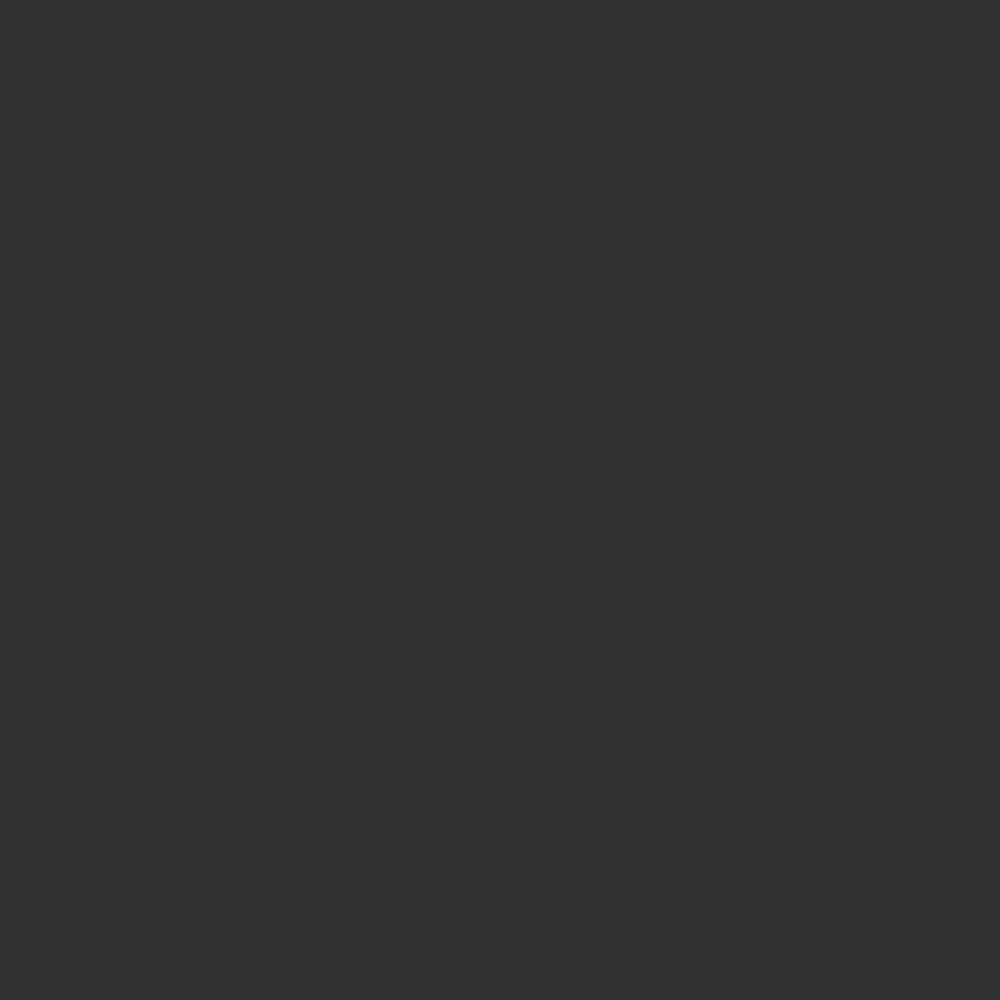
Frame 1 (no input)
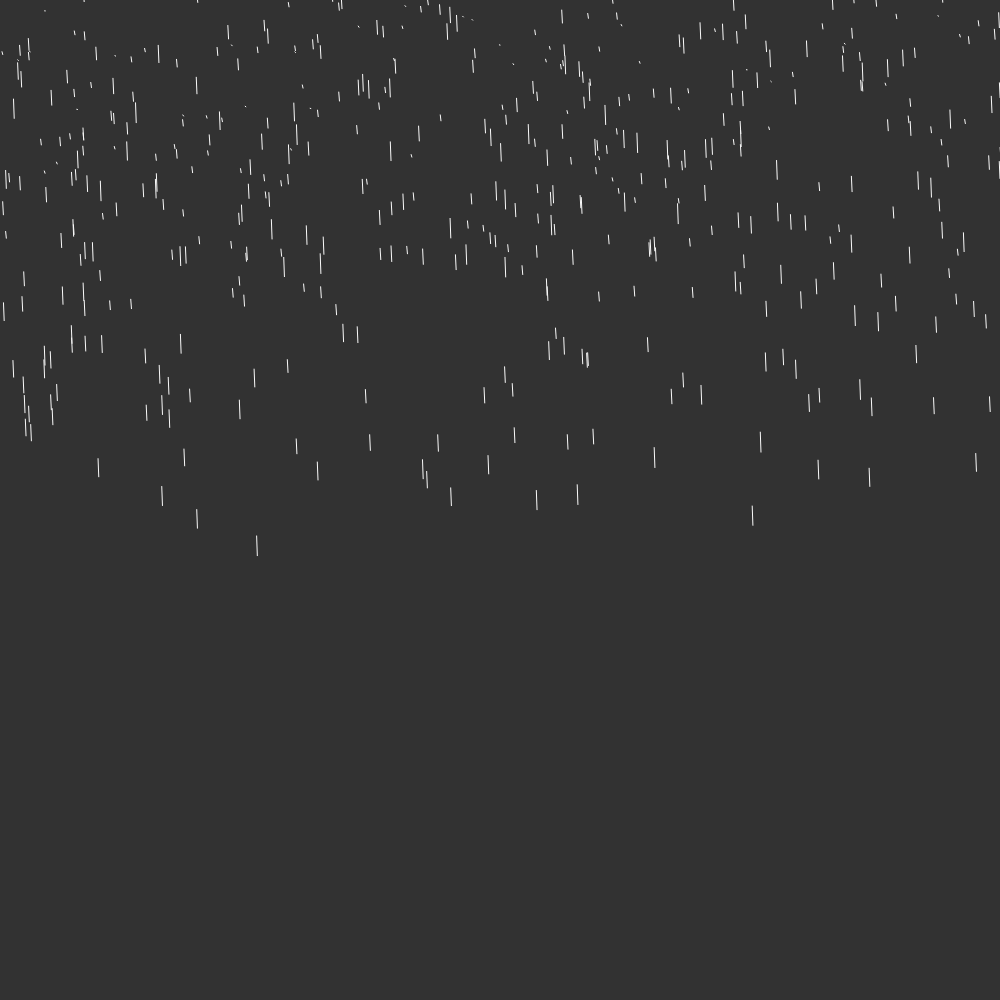
Frame 60 (no input)
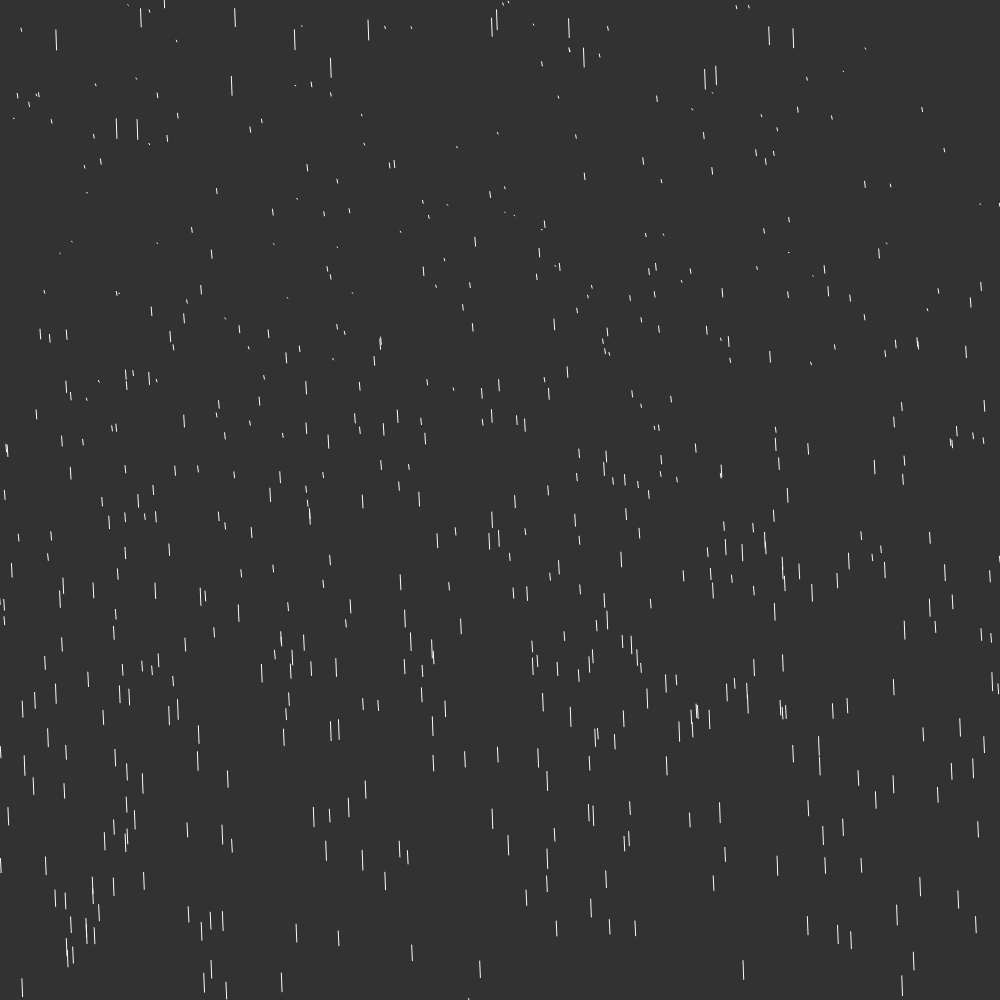
Frame 120 (the mouse pressed at the canvas centre since frame 60)

The p5.js sketch that drew these frames (run headless with seeded random() and noise() and a simulated clock; from frame 60 on, the mouse is pressed at the canvas centre):

// p5.js sketch
// ── sketch.js
let width = 1000;
let height = 1000;
let drops = [];

function setup(){
createCanvas(width, height);
    for(var i = 0; i < 800; i++){
        drops.push(new Drop(random(-300, width)));
    }
}

function draw(){
background(50);
drops.forEach(drop => {
    drop.update();
    drop.show();
});

}
// ── drop.js

class Drop{
    constructor(_x){
        this.x = _x;
        this.y = random(-500, -50);
        this.z = random(0,20);
        this.length = map(this.z, 0, 20, 0, 20);
        this.speedY = map(this.z, 0, 20, 3, 8);
        this.ac = map(this.z, 0, 20, 0.01, 2);
        this.speedX = 0.7;
    }

    show(){
        stroke(250);
        fill(238, 43, 226);
        // thick(3);
        line(this.x, this.y, this.x + this.speedX, this.y + this.length);
        // rect(this.x, this.x + 20, this.x, this.x + 20);
    }

    update(){
        this.y += this.speedY + this.ac;
        this.x += this.speedX
        if(this.y > height){
            this.y = -10;
            this.x = random(-300, width);
        }
    }
}
